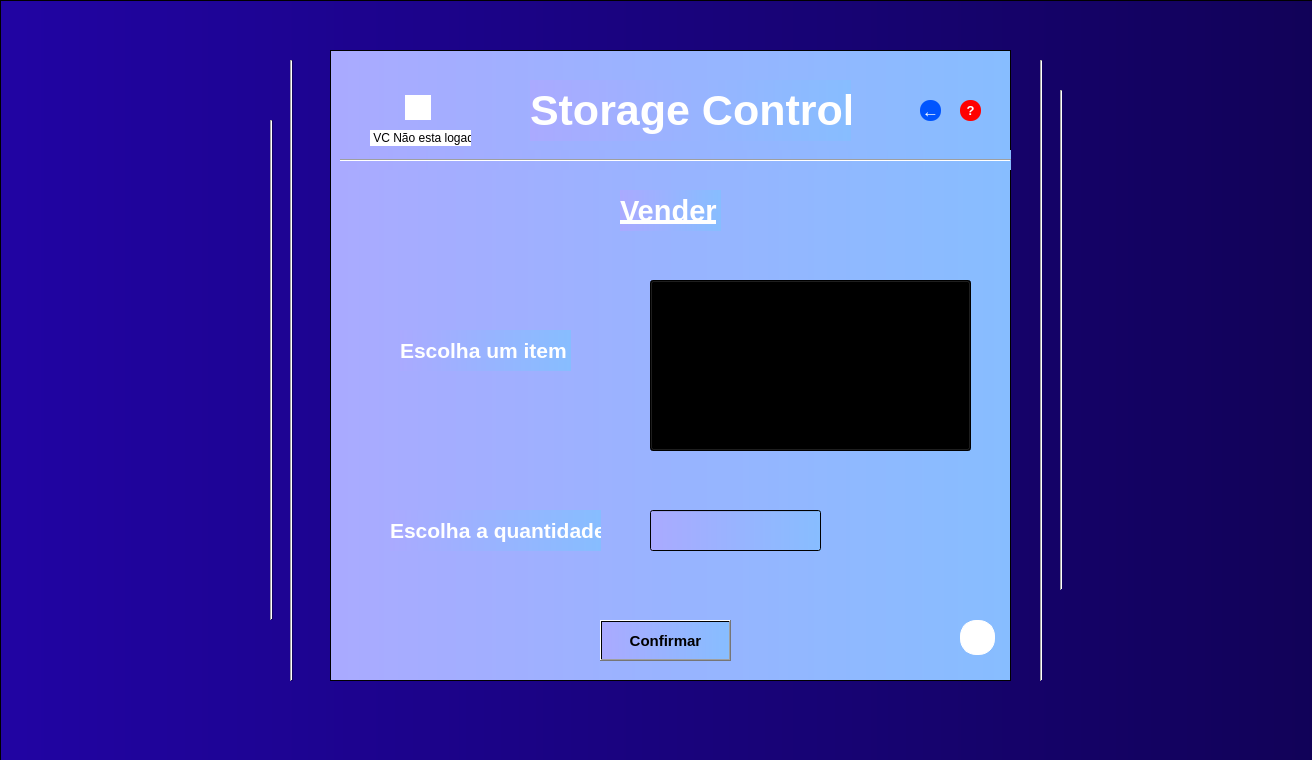
<?xml version="1.0" encoding="UTF-8"?>
<ui version="4.0">
 <class>MainWindow</class>
 <widget class="QMainWindow" name="MainWindow">
  <property name="geometry">
   <rect>
    <x>0</x>
    <y>0</y>
    <width>1312</width>
    <height>760</height>
   </rect>
  </property>
  <property name="windowTitle">
   <string>MainWindow</string>
  </property>
  <widget class="QWidget" name="centralwidget">
   <property name="minimumSize">
    <size>
     <width>1280</width>
     <height>720</height>
    </size>
   </property>
   <property name="maximumSize">
    <size>
     <width>1980</width>
     <height>1080</height>
    </size>
   </property>
   <widget class="QFrame" name="frame">
    <property name="geometry">
     <rect>
      <x>0</x>
      <y>0</y>
      <width>1331</width>
      <height>761</height>
     </rect>
    </property>
    <property name="minimumSize">
     <size>
      <width>1280</width>
      <height>720</height>
     </size>
    </property>
    <property name="maximumSize">
     <size>
      <width>1920</width>
      <height>1080</height>
     </size>
    </property>
    <property name="layoutDirection">
     <enum>Qt::LeftToRight</enum>
    </property>
    <property name="autoFillBackground">
     <bool>false</bool>
    </property>
    <property name="styleSheet">
     <string notr="true">background-color: qlineargradient(spread:pad, x1:0, y1:0, x2:1, y2:0, stop:0 rgb(33, 4, 163), stop:1 rgb(17, 2, 87));

</string>
    </property>
    <property name="frameShape">
     <enum>QFrame::StyledPanel</enum>
    </property>
    <property name="frameShadow">
     <enum>QFrame::Raised</enum>
    </property>
    <widget class="Line" name="line_2">
     <property name="geometry">
      <rect>
       <x>290</x>
       <y>60</y>
       <width>3</width>
       <height>621</height>
      </rect>
     </property>
     <property name="orientation">
      <enum>Qt::Vertical</enum>
     </property>
    </widget>
    <widget class="Line" name="line_3">
     <property name="geometry">
      <rect>
       <x>1040</x>
       <y>60</y>
       <width>3</width>
       <height>621</height>
      </rect>
     </property>
     <property name="orientation">
      <enum>Qt::Vertical</enum>
     </property>
    </widget>
    <widget class="Line" name="line_4">
     <property name="geometry">
      <rect>
       <x>270</x>
       <y>120</y>
       <width>3</width>
       <height>500</height>
      </rect>
     </property>
     <property name="orientation">
      <enum>Qt::Vertical</enum>
     </property>
    </widget>
    <widget class="Line" name="line_5">
     <property name="enabled">
      <bool>true</bool>
     </property>
     <property name="geometry">
      <rect>
       <x>1060</x>
       <y>90</y>
       <width>3</width>
       <height>500</height>
      </rect>
     </property>
     <property name="orientation">
      <enum>Qt::Vertical</enum>
     </property>
    </widget>
    <widget class="QFrame" name="frame_3">
     <property name="geometry">
      <rect>
       <x>330</x>
       <y>50</y>
       <width>681</width>
       <height>631</height>
      </rect>
     </property>
     <property name="font">
      <font>
       <weight>75</weight>
       <bold>true</bold>
      </font>
     </property>
     <property name="focusPolicy">
      <enum>Qt::ClickFocus</enum>
     </property>
     <property name="styleSheet">
      <string notr="true">background-color: qlineargradient(spread:pad, x1:0, y1:0, x2:1, y2:0, stop:1 rgb(135, 189, 255), stop: 0  rgb(170, 170, 255));







</string>
     </property>
     <property name="frameShape">
      <enum>QFrame::StyledPanel</enum>
     </property>
     <property name="frameShadow">
      <enum>QFrame::Raised</enum>
     </property>
     <widget class="QPushButton" name="pushButton_4">
      <property name="geometry">
       <rect>
        <x>630</x>
        <y>50</y>
        <width>21</width>
        <height>21</height>
       </rect>
      </property>
      <property name="font">
       <font>
        <pointsize>10</pointsize>
        <weight>75</weight>
        <bold>true</bold>
       </font>
      </property>
      <property name="cursor">
       <cursorShape>PointingHandCursor</cursorShape>
      </property>
      <property name="mouseTracking">
       <bool>true</bool>
      </property>
      <property name="tabletTracking">
       <bool>true</bool>
      </property>
      <property name="focusPolicy">
       <enum>Qt::WheelFocus</enum>
      </property>
      <property name="styleSheet">
       <string notr="true">QPushButton{
	background-color: rgb(255, 0, 0);
	background-position:center;
	color:rgb(255, 255, 255);
	border-radius: 10px;
}
</string>
      </property>
      <property name="text">
       <string>?</string>
      </property>
      <property name="iconSize">
       <size>
        <width>5</width>
        <height>5</height>
       </size>
      </property>
      <property name="checkable">
       <bool>false</bool>
      </property>
     </widget>
     <widget class="QPushButton" name="pushButton_6">
      <property name="geometry">
       <rect>
        <x>75</x>
        <y>45</y>
        <width>26</width>
        <height>25</height>
       </rect>
      </property>
      <property name="cursor">
       <cursorShape>PointingHandCursor</cursorShape>
      </property>
      <property name="focusPolicy">
       <enum>Qt::WheelFocus</enum>
      </property>
      <property name="styleSheet">
       <string notr="true">QPushButton{
	background-color: rgb(255, 255, 255);
	border: 1px solid rgb(255, 255, 255);
	background-image: url(:/Icons/imagens/profile-user.png);
	border-radius:25px;
}</string>
      </property>
      <property name="text">
       <string/>
      </property>
     </widget>
     <widget class="Line" name="line_6">
      <property name="geometry">
       <rect>
        <x>10</x>
        <y>100</y>
        <width>671</width>
        <height>20</height>
       </rect>
      </property>
      <property name="orientation">
       <enum>Qt::Horizontal</enum>
      </property>
     </widget>
     <widget class="QLabel" name="label_7">
      <property name="geometry">
       <rect>
        <x>200</x>
        <y>30</y>
        <width>321</width>
        <height>61</height>
       </rect>
      </property>
      <property name="font">
       <font>
        <family>Segoe UI</family>
        <pointsize>32</pointsize>
        <weight>75</weight>
        <bold>true</bold>
        <underline>false</underline>
        <strikeout>false</strikeout>
        <stylestrategy>PreferDefault</stylestrategy>
        <kerning>true</kerning>
       </font>
      </property>
      <property name="styleSheet">
       <string notr="true">color:rgb(255, 255, 255);
</string>
      </property>
      <property name="text">
       <string>Storage Control </string>
      </property>
     </widget>
     <widget class="QLabel" name="label_9">
      <property name="geometry">
       <rect>
        <x>40</x>
        <y>80</y>
        <width>101</width>
        <height>16</height>
       </rect>
      </property>
      <property name="styleSheet">
       <string notr="true">background-color: rgb(255, 255, 255);</string>
      </property>
      <property name="text">
       <string> VC Não esta logado</string>
      </property>
     </widget>
     <widget class="QPushButton" name="pushButton_7">
      <property name="geometry">
       <rect>
        <x>630</x>
        <y>570</y>
        <width>35</width>
        <height>35</height>
       </rect>
      </property>
      <property name="cursor">
       <cursorShape>PointingHandCursor</cursorShape>
      </property>
      <property name="styleSheet">
       <string notr="true">


QPushButton{
	background-color: rgb(255, 255, 255);
	border: 1px solid rgb(255, 255, 255);
	background-image: url(:/Icons/imagens/botton_engine.png);
	background-repeat: no-repeat;
	background-position: center;
	border-radius:16px;
}</string>
      </property>
      <property name="text">
       <string/>
      </property>
     </widget>
     <widget class="QLabel" name="label_10">
      <property name="geometry">
       <rect>
        <x>290</x>
        <y>140</y>
        <width>101</width>
        <height>41</height>
       </rect>
      </property>
      <property name="font">
       <font>
        <family>Segoe UI</family>
        <pointsize>22</pointsize>
        <weight>75</weight>
        <italic>false</italic>
        <bold>true</bold>
        <underline>true</underline>
       </font>
      </property>
      <property name="styleSheet">
       <string notr="true">color: rgb(255, 255, 255)</string>
      </property>
      <property name="text">
       <string>Vender</string>
      </property>
     </widget>
     <widget class="QPushButton" name="pushButton_8">
      <property name="geometry">
       <rect>
        <x>270</x>
        <y>570</y>
        <width>131</width>
        <height>41</height>
       </rect>
      </property>
      <property name="font">
       <font>
        <pointsize>11</pointsize>
        <weight>75</weight>
        <bold>true</bold>
       </font>
      </property>
      <property name="cursor">
       <cursorShape>PointingHandCursor</cursorShape>
      </property>
      <property name="mouseTracking">
       <bool>false</bool>
      </property>
      <property name="focusPolicy">
       <enum>Qt::ClickFocus</enum>
      </property>
      <property name="text">
       <string>Confirmar</string>
      </property>
     </widget>
     <widget class="QPushButton" name="pushButton_5">
      <property name="geometry">
       <rect>
        <x>590</x>
        <y>50</y>
        <width>21</width>
        <height>21</height>
       </rect>
      </property>
      <property name="font">
       <font>
        <pointsize>13</pointsize>
        <weight>75</weight>
        <bold>true</bold>
       </font>
      </property>
      <property name="cursor">
       <cursorShape>PointingHandCursor</cursorShape>
      </property>
      <property name="mouseTracking">
       <bool>true</bool>
      </property>
      <property name="tabletTracking">
       <bool>true</bool>
      </property>
      <property name="focusPolicy">
       <enum>Qt::WheelFocus</enum>
      </property>
      <property name="styleSheet">
       <string notr="true">QPushButton{
	background-color: rgb(0, 85, 255);
	background-position:center;
	color:rgb(255, 255, 255);
	border-radius: 10px;
}
</string>
      </property>
      <property name="text">
       <string>←</string>
      </property>
      <property name="iconSize">
       <size>
        <width>5</width>
        <height>5</height>
       </size>
      </property>
      <property name="checkable">
       <bool>false</bool>
      </property>
     </widget>
     <widget class="QComboBox" name="comboBox">
      <property name="geometry">
       <rect>
        <x>320</x>
        <y>230</y>
        <width>321</width>
        <height>171</height>
       </rect>
      </property>
      <property name="font">
       <font>
        <family>Segoe MDL2 Assets</family>
        <pointsize>16</pointsize>
        <weight>75</weight>
        <bold>true</bold>
        <underline>true</underline>
        <strikeout>false</strikeout>
       </font>
      </property>
     </widget>
     <widget class="QLabel" name="label_11">
      <property name="geometry">
       <rect>
        <x>70</x>
        <y>280</y>
        <width>171</width>
        <height>41</height>
       </rect>
      </property>
      <property name="font">
       <font>
        <family>Segoe UI</family>
        <pointsize>16</pointsize>
        <weight>75</weight>
        <italic>false</italic>
        <bold>true</bold>
        <underline>false</underline>
       </font>
      </property>
      <property name="styleSheet">
       <string notr="true">color: rgb(255, 255, 255)</string>
      </property>
      <property name="text">
       <string>Escolha um item</string>
      </property>
     </widget>
     <widget class="QLabel" name="label_12">
      <property name="geometry">
       <rect>
        <x>60</x>
        <y>460</y>
        <width>211</width>
        <height>41</height>
       </rect>
      </property>
      <property name="font">
       <font>
        <family>Segoe UI</family>
        <pointsize>16</pointsize>
        <weight>75</weight>
        <italic>false</italic>
        <bold>true</bold>
        <underline>false</underline>
       </font>
      </property>
      <property name="styleSheet">
       <string notr="true">color: rgb(255, 255, 255)</string>
      </property>
      <property name="text">
       <string>Escolha a quantidade</string>
      </property>
     </widget>
     <widget class="QLineEdit" name="lineEdit_5">
      <property name="geometry">
       <rect>
        <x>320</x>
        <y>460</y>
        <width>171</width>
        <height>41</height>
       </rect>
      </property>
      <property name="font">
       <font>
        <pointsize>12</pointsize>
        <weight>75</weight>
        <bold>true</bold>
       </font>
      </property>
      <property name="styleSheet">
       <string notr="true">QLineEdit:focus{
	border: 2px solid rgb(255, 255, 255);  
	color:rgb(255, 255, 255);
}
</string>
      </property>
     </widget>
    </widget>
   </widget>
  </widget>
 </widget>
 <resources>
  <include location="file_rc.qrc"/>
 </resources>
 <connections/>
</ui>
